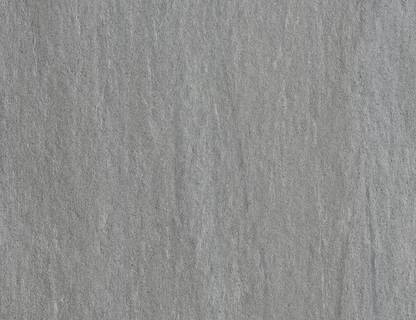

The image is a tile-based game level rendered from a .tmx file. Its description and complete source (layers, tilesets, objects, tile grids) follow:
An orthogonal 13x10 tile map with 32x32 px tiles, 1 tile layer (Calque de Tile 1), 3 tilesets and 44 objects.

<map version="1.0" tiledversion="1.1.5" orientation="orthogonal" renderorder="right-down" width="13" height="10" tilewidth="32" tileheight="32" infinite="0" nextobjectid="77">
 <tileset firstgid="1" name="brique" tilewidth="32" tileheight="32" tilecount="1" columns="1">
  <image source="brique.png" width="32" height="32" />
 </tileset>
 <tileset firstgid="2" name="fond" tilewidth="32" tileheight="32" tilecount="324" columns="18">
  <image source="fond.png" width="600" height="600" />
 </tileset>
 <tileset firstgid="326" name="zebre" tilewidth="32" tileheight="32" tilecount="1" columns="1">
  <image source="zebre.png" width="32" height="32" />
 </tileset>
 <layer name="Calque de Tile 1" width="13" height="10">
  <data encoding="csv">
76,77,78,79,80,81,82,83,84,85,86,87,88,
94,95,96,97,98,99,100,101,102,103,104,105,106,
112,113,114,115,116,117,118,119,120,121,122,123,124,
130,131,132,133,134,135,136,137,138,139,140,141,142,
148,149,150,151,152,153,154,155,156,157,158,159,160,
166,167,168,169,170,171,172,173,174,175,176,177,178,
184,185,186,187,188,189,190,191,192,193,194,195,196,
202,203,204,205,206,207,208,209,210,211,212,213,214,
220,221,222,223,224,225,226,227,228,229,230,231,232,
238,239,240,241,242,243,244,245,246,247,248,249,250
</data>
 </layer>
 <objectgroup name="Murs">
  <object id="12" gid="1" x="0" y="32" width="32" height="32" />
  <object id="13" gid="1" x="0" y="64" width="32" height="32" />
  <object id="14" gid="1" x="0" y="96" width="32" height="32" />
  <object id="15" gid="1" x="0" y="128" width="32" height="32" />
  <object id="19" gid="1" x="0" y="160" width="32" height="32" />
  <object id="20" gid="1" x="0" y="192" width="32" height="32" />
  <object id="21" gid="1" x="0" y="224" width="32" height="32" />
  <object id="22" gid="1" x="0" y="256" width="32" height="32" />
  <object id="23" gid="1" x="0" y="288" width="32" height="32" />
  <object id="24" gid="1" x="0" y="320" width="32" height="32" />
  <object id="29" gid="1" x="224" y="32" width="32" height="32" />
  <object id="30" gid="1" x="64" y="32" width="32" height="32" />
  <object id="31" gid="1" x="96" y="32" width="32" height="32" />
  <object id="32" gid="1" x="128" y="32" width="32" height="32" />
  <object id="33" gid="1" x="160" y="32" width="32" height="32" />
  <object id="34" gid="1" x="192" y="32" width="32" height="32" />
  <object id="35" gid="1" x="224" y="32" width="32" height="32" />
  <object id="36" gid="1" x="256" y="32" width="32" height="32" />
  <object id="37" gid="1" x="288" y="32" width="32" height="32" />
  <object id="38" gid="1" x="320" y="32" width="32" height="32" />
  <object id="39" gid="1" x="352" y="32" width="32" height="32" />
  <object id="40" gid="1" x="384" y="32" width="32" height="32" />
  <object id="44" gid="1" x="32" y="32" width="32" height="32" />
  <object id="57" gid="1" x="64" y="320" width="32" height="32" />
  <object id="58" gid="1" x="96" y="320" width="32" height="32" />
  <object id="59" gid="1" x="128" y="320" width="32" height="32" />
  <object id="60" gid="1" x="160" y="320" width="32" height="32" />
  <object id="61" gid="1" x="192" y="320" width="32" height="32" />
  <object id="62" gid="1" x="224" y="320" width="32" height="32" />
  <object id="63" gid="1" x="256" y="320" width="32" height="32" />
  <object id="64" gid="1" x="288" y="320" width="32" height="32" />
  <object id="65" gid="1" x="320" y="320" width="32" height="32" />
  <object id="66" gid="1" x="352" y="320" width="32" height="32" />
  <object id="67" gid="1" x="384" y="320" width="32" height="32" />
  <object id="68" gid="1" x="32" y="320" width="32" height="32" />
  <object id="69" gid="1" x="384" y="64" width="32" height="32" />
  <object id="70" gid="1" x="384" y="96" width="32" height="32" />
  <object id="71" gid="1" x="384" y="128" width="32" height="32" />
  <object id="72" gid="1" x="384" y="160" width="32" height="32" />
  <object id="73" gid="1" x="384" y="192" width="32" height="32" />
  <object id="74" gid="1" x="384" y="224" width="32" height="32" />
  <object id="75" gid="1" x="384" y="256" width="32" height="32" />
  <object id="76" gid="1" x="384" y="288" width="32" height="32" />
 </objectgroup>
 <objectgroup name="Personnages">
  <object id="27" gid="326" x="32" y="64" width="32" height="32" />
 </objectgroup>
</map>
